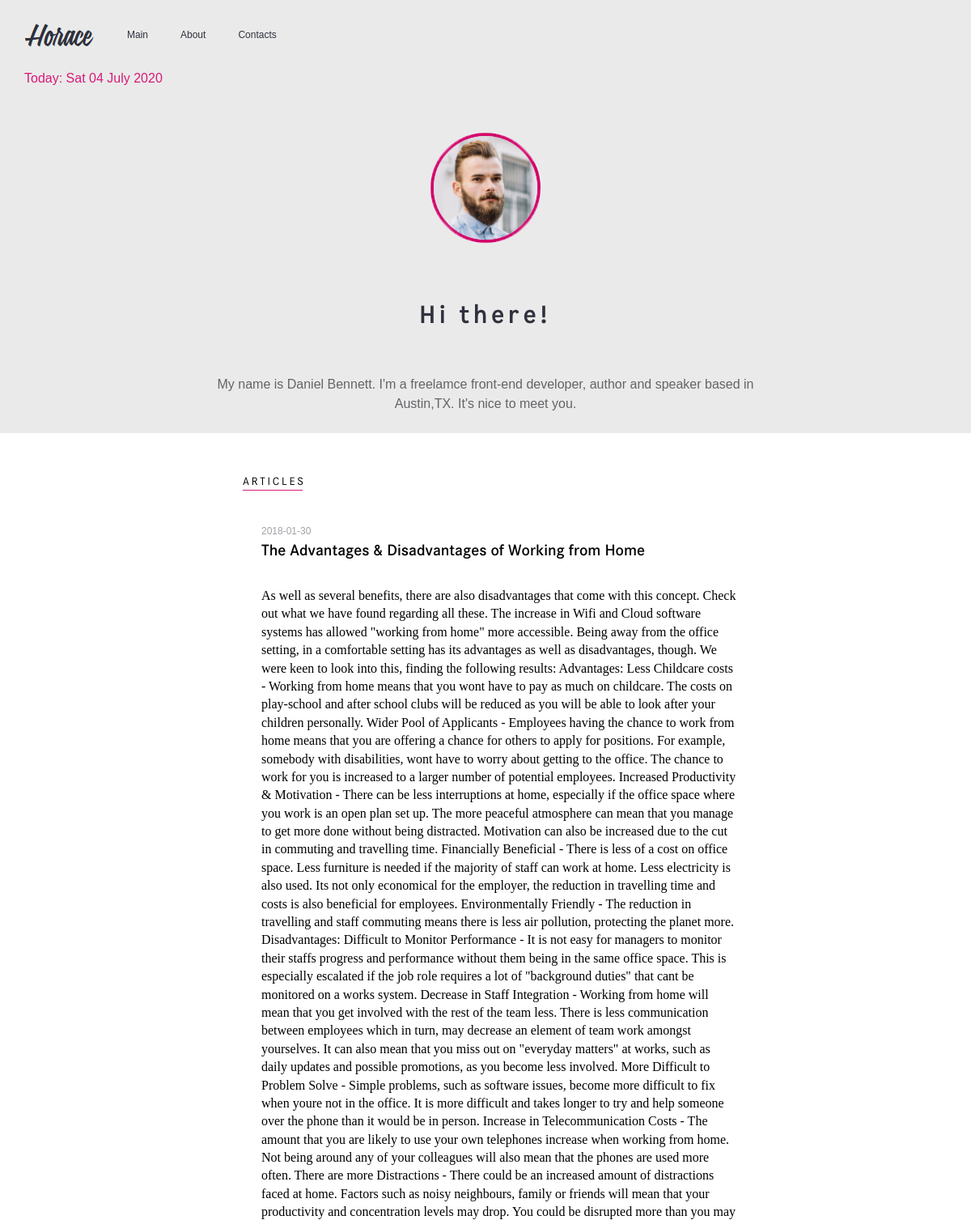
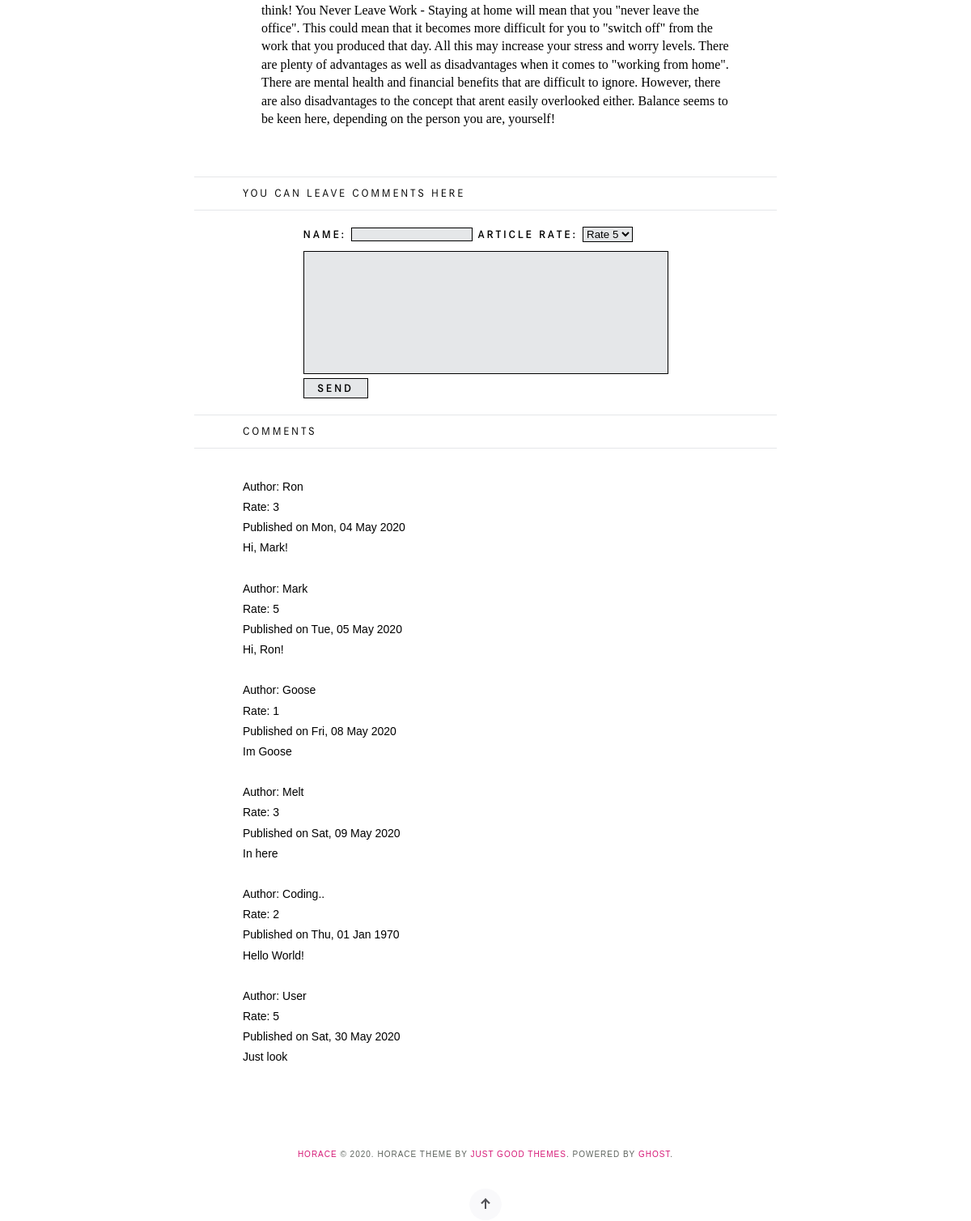
The page /article.php?article=3 on the database its author committed (2 pictures, top to bottom).
### tables this page shows
CREATE TABLE Posts (
ID INTEGER PRIMARY KEY AUTOINCREMENT,
ImageName TEXT,
Title TEXT,
Content TEXT,
Created DATE);

CREATE TABLE Comments (
									id INTEGER NOT NULL PRIMARY KEY AUTOINCREMENT,
									Article_id INTEGER NOT NULL,
									Author_Name TEXT NOT NULL,
									Rate INTEGER NOT NULL,
									Comment TEXT NOT NULL,
									Created DATE NOT NULL);

### article.php (the view, shortened to what this page needs)
<?php
	$db = getDbConnection();
	$ID = SQLite3::escapeString($_GET["article"]);
	$article = $db->query("SELECT * FROM Posts where ID='{$ID}'")->fetchArray(SQLITE3_ASSOC);
	$pageTitle = htmlspecialchars($article['Title']);
	$commentAuthor = '';
	$commentRate = 5;
	$commentText = '';
	$comments = $db->query("SELECT * from Comments WHERE Article_id='{$article['ID']}'");
?>
<?php require 'head.php'; ?>
<?php require 'header.php'; ?>
<main class="site__centr">
	<div class="site__latest"><h3>Articles</h3></div>
	<div class="site__line"></div>
	<article class="article">
		<div class="article__body">
			<header>
				<time datetime="<?= $article['Created'] ?>" class="article__time"><?= $article['Created'] ?></time>
				<h1 class="article__title">
					<a href="article.php?article=<?= $article['ID']; ?>"><?= $pageTitle; ?></a>
				</h1>
			</header>
			<div class="article__text"><?= $article['Content'] ?></div>
		</div>
	</article>
	<div class="site__separator"></div>
	<div class="site__latest">You can leave comments here</div>
	<div class="site__separator"></div>
	<div class="article__info">
		<form action="" method="post">
			<label>Name: <input type="text" name="Author_Name" value="<?= htmlspecialchars($commentAuthor); ?>"></label>
			<label>Article rate:
				<select name="Rate">
					<?php for ($i = 5; $i > 0; $i--) { ?>
						<option value="<?= $i; ?>"
								<?php if ($i === $commentRate) { ?>selected<?php } ?>
						>Rate <?= $i; ?></option>
					<?php } ?>
				</select>
			</label>
			<label>
				<textarea name="comment" cols="62" rows="10"><?= htmlspecialchars($commentText); ?></textarea>
			</label>
			<input class="comments__send" type="submit" value="Send">
		</form>
	</div>
	<div class="site__separator"></div>
	<div class="site__latest">Comments</div>
	<div class="site__separator"></div>
	<div class="article__comments">
		<?php while ($row = $comments->fetchArray(SQLITE3_ASSOC)) { ?>
			<div class="article__comment">
				<div class="comment__author">Author: <?= htmlspecialchars($row['Author_Name']); ?></div>
				<div class="comment__rate">Rate: <?= $row['Rate']; ?></div>
				<div class="comment__date">
					Published on
					<time datetime="<?= $row['Created']; ?>">
						<?= date('D, d M Y', strtotime($row['Created'])); ?>
					</time>
				</div>
				<div class="comment__text"><?= nl2br(htmlspecialchars($row['Comment'])); ?></div>
			</div>
		<?php } ?>
	</div>
</main>
<?php require 'footer.php'; ?>

### head.php (shortened to what this page needs)
<!DOCTYPE html>
<html lang="en">
<head>
	<link rel="stylesheet" href="css/style.css">
</head>

### header.php
<header class="site__header">
	<div class="site__header-top">
		<div class="site__header-logo"><a href="index.php"><img src="img/logo.png" alt="logo"></a></div>
		<nav class="site__navigation">
			<ul>
				<li><a <?php if ($pageTitle === 'Main') echo "class='current'" ;?> href="index.php">Main</a></li>
				<li><a <?php if ($pageTitle === 'About') echo "class='current'" ;?> href="about.php">About</a></li>
				<li><a <?php if ($pageTitle === 'Contacts') echo "class='current'" ;?> href="contacts.php">Contacts</a></li>
			</ul>
		</nav>
	</div>
	<div>
		<p class="site__header-date"><?php echo "Today: ".date("D d F Y"); ?></p>
	</div>
	<div class="site__top">
		<div class="site__top_photo"><img src="img/face.png" alt="photo"></div>
		<div class="site__top_greeting">Hi there!</div>
		<div class="site__top_bio">My name is Daniel Bennett. I'm a freelamce front-end developer, author and speaker
			based in Austin,TX. It's nice to meet you.
		</div>
	</div>
</header>

### footer.php
<footer class="site__footer">
		<div class="site__footer_text"><a href="index.php">HORACE</a> &copy; <?php echo date('Y'); ?>. HORACE THEME BY <a href="#">JUST GOOD
				THEMES</a>. POWERED BY <a href="#">GHOST</a>.</div>
		<div class="site__footer_img"><a href="index.php"><img src="img/Top_arrow.png" alt="top_arrow"></a></div>
</footer>

### css/style.css (style rules this page uses)
.site__header { max-width: 1366px; max-height: 535px; background:url('../img/site-background.jpg')0 0/cover no-repeat fixed; margin: 0 auto; }
.site__header-top { display: flex; align-items: center; }
.site__header-logo { padding-top: 25px; padding-left: 30px; padding-bottom: 25px; }
.site__header-date { color: #d61a77; }
.site__navigation ul { display: flex; align-items: center; }
.site__navigation li { display: inline; font-family: arial; color: #2f313d; font-size: 12px; padding-left: 40px; }
.site__header-date { font-family: arial; font-size: 16px; padding-left: 30px ; }
.site__top { display: flex; margin: 0 auto; align-items: center; justify-content: center; flex-direction: column; }
.site__top_photo { padding-top: 55px; }
.site__top_photo img { max-width: 140px; max-height: 140px; }
.site__top_greeting { padding-top: 70px; letter-spacing: 0.16em; font-weight: 400; color: #2f313d; font-family:AKsans250; font-size: 30px; text-align: center; padding-bottom: 50px; }
.site__top_bio { line-height: 1.5; font-family: Arial; margin: 0 auto; max-width: 680px; font-size: 16px; text-align: center; color: #646468; padding-bottom: 70px; }
.site__centr { background-color: white; margin: 0 auto; max-width: 1366px }
.site__latest { font-family: Conv_Corporate; letter-spacing: 0.2em; font-size: 14px; padding-left: 25%; text-transform: uppercase; }
.site__latest h3 { padding-top: 50px; }
.site__line { background-color: #d61a77; margin-left: 25%; width: 74px; height: 1px; margin-bottom: 38px; }
.article { max-width: 910px; margin-top: 5px; margin-bottom: 60px; }
.article__body { padding-left: 323px; }
.article__time { text-transform: uppercase; font-family: Arial; color: #a2a2a8; font-size: 12px; margin-bottom: 22px; }
.article__title { font-weight: bold; font-family: Corporate_Demi; font-size: 20px; margin-bottom: 31px; }
.article__info { padding-top: 10px; padding-bottom: 10px; text-transform: uppercase; font-family: Corporate_Demi; letter-spacing: 0.2em; font-size: 14px; font-weight: 400; color: black; margin: 0 auto; display:flex; align-items: center; justify-content: center; max-width: 400px; }
.article__info input, textarea, select { border: black solid 1px; background-color: #e5e7e9; }
.article__info textarea { margin-top: 10px; resize: none; }
.comments__send { text-transform: uppercase; height: 25px; width: 80px; background-color: white; font-family: Corporate_Demi; letter-spacing: 0.2em; font-size: 14px; font-weight: 600; color: black; border: black solid 1px; }
.site__separator { margin-top: 10px; margin-bottom: 10px; background-color: #e5e7e9; margin-right: auto; margin-left: auto; width: 720px; height: 1px; }
.article__comments { padding-left: 25%; padding-right: 25%; line-height: 180%; }
.article__comment { padding-top: 25px; font-family: Corporate_Demi; text-align: left; font-family: arial; font-size: 14px; color: black; line-height: 180%; }
.site__footer { font-size: 10px; margin-top: 100px; font-family: arial; text-align: center; letter-spacing: 0.1em; margin-bottom: 40px; }
.site__footer a { color: #d61a77; }
.site__footer_text { color: #5d635d; margin-bottom: 35px; }

### rows shown on the page
posts: Created "2018-01-30", Title "The Advantages & Disadvantages of Working from Home", Content "As well as several benefits, there are also disadvantages that come with this concept. Check out what we have found regarding all these. The increase in Wifi and Cloud software systems has allowed \"working from home\" more accessible. Being away from the office setting, in a comfortable setting has its advantages as well as disadvantages, though. We were keen to look into this, finding the following results: Advantages: Less Childcare costs - Working from home means that you wont have to pay as much on childcare. The costs on play-school and after school clubs will be reduced as you will be able to look after your children personally. Wider Pool of Applicants - Employees having the chance to…"
comments: Author_Name "Ron", Rate "3", Created "Mon, 04 May 2020", Comment "Hi, Mark!"
comments: Author_Name "Mark", Rate "5", Created "Tue, 05 May 2020", Comment "Hi, Ron!"
comments: Author_Name "Goose", Rate "1", Created "Fri, 08 May 2020", Comment "Im Goose"
comments: Author_Name "Melt", Rate "3", Created "Sat, 09 May 2020", Comment "In here"
comments: Author_Name "Coding..", Rate "2", Created "Thu, 01 Jan 1970", Comment "Hello World!"
comments: Author_Name "User", Rate "5", Created "Sat, 30 May 2020", Comment "Just look"
